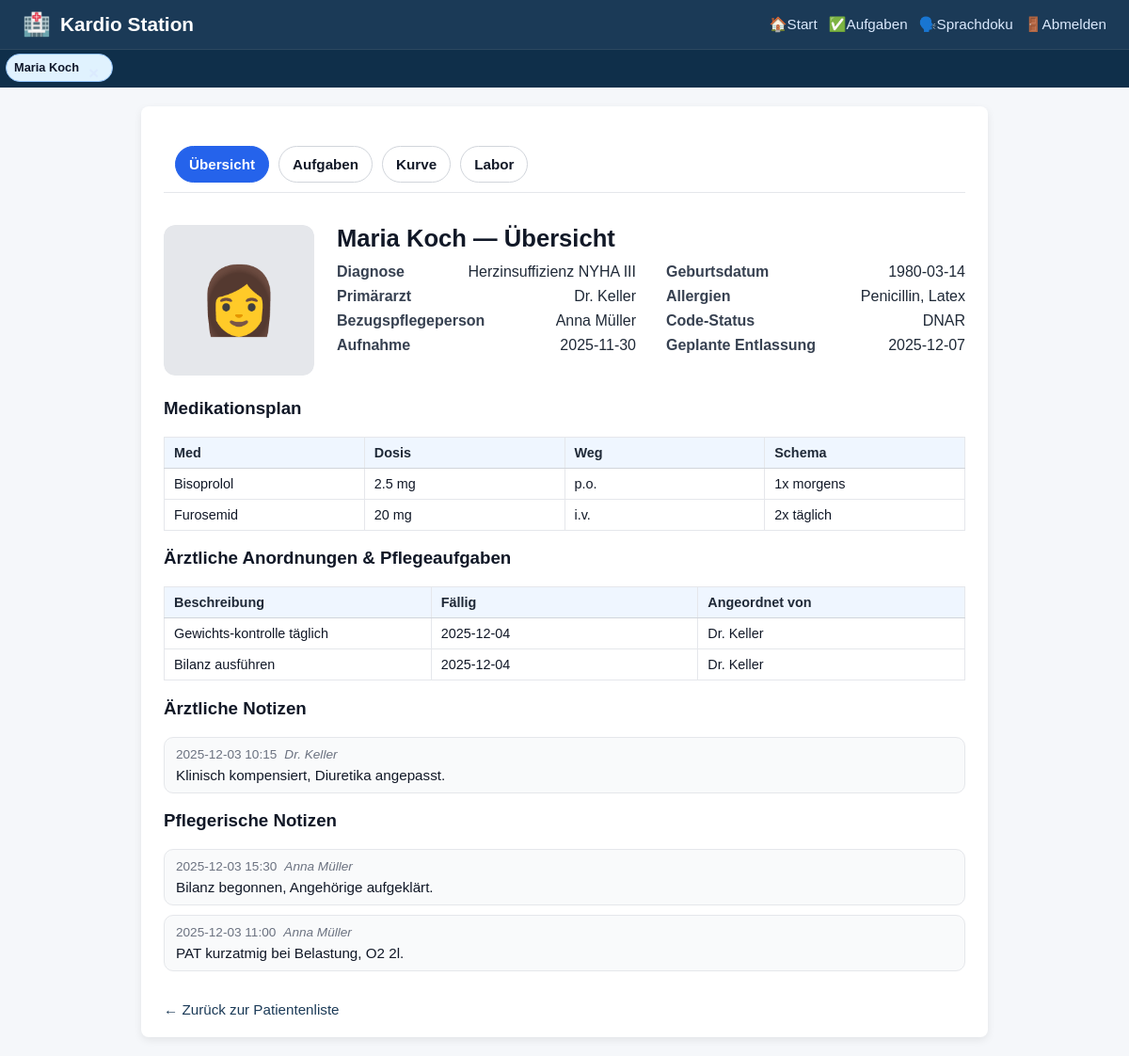
The app's page /patient/1, older data.
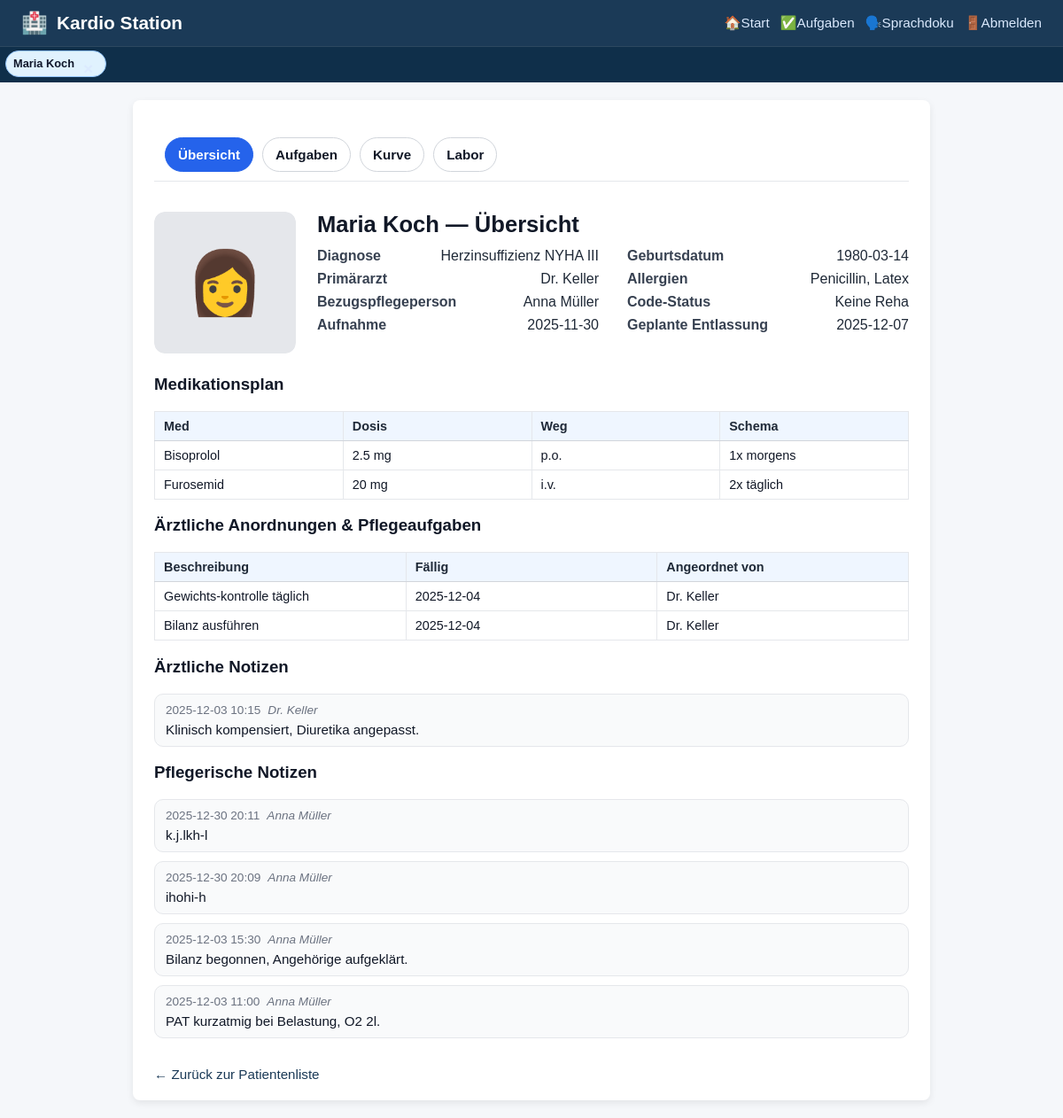
The same page, newer data.
### tables this page shows
CREATE TABLE patients (
    id INTEGER PRIMARY KEY AUTOINCREMENT,
    patient_identifier TEXT NOT NULL,
    name TEXT NOT NULL,
    gender TEXT,
    dob TEXT,
    room TEXT,
    diagnosis TEXT,
    bezugspflege_id INTEGER,
    allergies TEXT,
    code_status TEXT,
    admission_date TEXT,
    expected_discharge TEXT,
    primary_doctor TEXT,
    photo_filename TEXT,
    FOREIGN KEY (bezugspflege_id) REFERENCES nurses(id)
);

CREATE TABLE medications (
    id INTEGER PRIMARY KEY AUTOINCREMENT,
    patient_id INTEGER NOT NULL,
    name TEXT NOT NULL,
    dose TEXT,
    route TEXT,
    schedule TEXT,
    next_due TEXT,
    due_time TEXT,
    completed INTEGER DEFAULT 0,
    given INTEGER DEFAULT 0,
    not_given INTEGER DEFAULT 0,
    last_given_by TEXT,
    last_given_at TEXT,
    FOREIGN KEY (patient_id) REFERENCES patients(id)
);

CREATE TABLE orders (
    id INTEGER PRIMARY KEY AUTOINCREMENT,
    patient_id INTEGER NOT NULL,
    description TEXT NOT NULL,
    due_date TEXT,
    due_time TEXT,
    status TEXT,
    ordered_by TEXT,
    type TEXT,
    completed INTEGER DEFAULT 0,
    FOREIGN KEY (patient_id) REFERENCES patients(id)
);

CREATE TABLE doctor_notes (
    id INTEGER PRIMARY KEY AUTOINCREMENT,
    patient_id INTEGER NOT NULL,
    note TEXT NOT NULL,
    created_at TEXT,
    author TEXT,
    FOREIGN KEY (patient_id) REFERENCES patients(id)
);

CREATE TABLE nurse_notes (
    id INTEGER PRIMARY KEY AUTOINCREMENT,
    patient_id INTEGER NOT NULL,
    note TEXT NOT NULL,
    created_at TEXT,
    author TEXT,
    FOREIGN KEY (patient_id) REFERENCES patients(id)
);

### app.py (the view)
@app.route("/patient/<int:patient_id>", methods=["GET", "POST"])
def patient_detail(patient_id):
    conn = get_connection()
    cur = conn.cursor()
    cur.execute("""
        SELECT
            p.id,
            p.patient_identifier,
            p.name,
            p.gender,
            p.dob,
            p.room,
            p.diagnosis,
            p.bezugspflege_id,
            p.allergies,
            p.code_status,
            p.admission_date,
            p.expected_discharge,
            p.primary_doctor,
            p.photo_filename,
            n.name AS bezugspflege_name
        FROM patients p
        LEFT JOIN nurses n ON p.bezugspflege_id = n.id
        WHERE p.id = ?;
    """, (patient_id,))
    patient = cur.fetchone()
    cur.execute("SELECT id, name FROM nurses ORDER BY name;")
    nurses = cur.fetchall()
    cur.execute("""
        SELECT id, name, dose, route, schedule
        FROM medications
        WHERE patient_id = ?
            AND (given IS NULL OR given = 0)
            AND (not_given IS NULL OR not_given = 0)
        ORDER BY name;
    """, (patient_id,))
    meds = cur.fetchall()
    cur.execute("""
        SELECT description, due_date, status, ordered_by, type
        FROM orders
        WHERE patient_id = ?
        ORDER BY due_date;
    """, (patient_id,))
    orders = cur.fetchall()
    cur.execute("""
        SELECT note, created_at, author
        FROM doctor_notes
        WHERE patient_id = ?
        ORDER BY created_at DESC;
    """, (patient_id,))
    doctor_notes = cur.fetchall()
    cur.execute("""
        SELECT note, created_at, author
        FROM nurse_notes
        WHERE patient_id = ?
        ORDER BY created_at DESC;
    """, (patient_id,))
    nurse_notes = cur.fetchall()
    if patient:
        add_patient_tab(patient["id"], patient["name"], url_for("patient_detail", patient_id=patient["id"]))
        set_active_patient(patient["id"])
    cur.execute("""
        SELECT alert, severity, created_at
        FROM ai_alerts
        WHERE patient_id = ?
        ORDER BY datetime(created_at) DESC;
    """, (patient_id,))
    alerts = cur.fetchall()
    current_nurse = get_current_nurse(conn)
    conn.close()
    conn.close()
    return render_template(
        "patient_detail.html",
        alerts=alerts,
        current_nurse=current_nurse,
        patient=patient,
        nurses=nurses,
        meds=meds,
        orders=orders,
        doctor_notes=doctor_notes,
        nurse_notes=nurse_notes,
        active_tab="overview",
    )

### app.py (called while the page is built, shortened)
def get_connection():
    conn = sqlite3.connect(DB_PATH)
    conn.row_factory = sqlite3.Row
    return conn

def get_current_nurse(conn=None):
    nurse_id = session.get("current_nurse_id")
    if not nurse_id:
        return None

def add_patient_tab(patient_id: int, patient_name: str, url: str):
    tabs = session.get("patient_tabs", [])
    tabs = [t for t in tabs if t.get("patient_id") != patient_id]
    tabs.append({
        "patient_id": patient_id,
        "name": patient_name,
        "url": url,   # where to go back to (last place)
    })
    tabs = tabs[-5:]
    session["patient_tabs"] = tabs

def set_active_patient(patient_id: int):
    session["active_patient_id"] = patient_id

### templates/patient_detail.html (shortened to what the changed rows need)
<!DOCTYPE html>
<html>
<head>
    <link rel="stylesheet" href="{{ url_for('static', filename='styles.css') }}">
</head>
<body>
{% extends "base.html" %}
{% block content %}
{% include "_patient_tabs.html" %}
<div class="patient-header-block">
    <div class="clinical-info-column">
        <h1 class="patient-header-title">
            {{ patient["name"] }} — Übersicht</h1>
        <div class="clinical-summary-grid">
            <div class="clinical-col">
                <div class="field-row">
                    <span class="field-label">Diagnose</span>
                    <span class="field-value">{{ patient["diagnosis"] or "—" }}</span>
                </div>
                <div class="field-row">
                    <span class="field-label">Primärarzt</span>
                    <span class="field-value">{{ patient["primary_doctor"] or "—" }}</span>
                </div>
                <div class="field-row">
                    <span class="field-label">Aufnahme</span>
                    <span class="field-value">{{ patient["admission_date"] or "—" }}</span>
                </div>
            </div>
            <div class="clinical-col">
                <div class="field-row">
                    <span class="field-label">Geburtsdatum</span>
                    <span class="field-value">{{ patient["dob"] or "—" }}</span>
                </div>
                <div class="field-row">
                    <span class="field-label">Allergien</span>
                    <span class="field-value">
                        {% if patient["allergies"] %}
                            {{ patient["allergies"] }}
                        {% else %}
                            —
                        {% endif %}
                    </span>
                </div>
                <div class="field-row">
                    <span class="field-label">Code-Status</span>
                    <span class="field-value">
                        {% if patient["code_status"] %}
                            {{ patient["code_status"] }}
                        {% else %}
                            —
                        {% endif %}
                    </span>
                </div>
                <div class="field-row">
                    <span class="field-label">Geplante Entlassung</span>
                    <span class="field-value">{{ patient["expected_discharge"] or "—" }}</span>
                </div>
            </div>
        </div>
    </div>
</div>
{% if meds %}
    <table class="detail-table">
        <thead>
            <tr>
                <th>Med</th>
                <th>Dosis</th>
                <th>Weg</th>
                <th>Schema</th>
            </tr>
        </thead>
        <tbody>
            {% for m in meds %}
                <tr>
                    <td>{{ m["name"] }}</td>
                    <td>{{ m["dose"] }}</td>
                    <td>{{ m["route"] }}</td>
                    <td>{{ m["schedule"] }}</td>
                </tr>
            {% endfor %}
        </tbody>
    </table>
{% else %}
    <p>Keine Medikation dokumentiert.</p>
{% endif %}
{% if orders %}
    <table class="detail-table">
        <thead>
            <tr>
                <th>Beschreibung</th>
                <th>Fällig</th>
                <th>Angeordnet von</th>
            </tr>
        </thead>
        <tbody>
            {% for o in orders %}
                <tr>
                    <td>{{ o["description"] }}</td>
                    <td>{{ o["due_date"] or "—" }}</td>
                    <td>{{ o["ordered_by"] or "—" }}</td>
                </tr>
            {% endfor %}
        </tbody>
    </table>
{% else %}
    <p>Keine offenen Anordnungen/Pflegeaufgaben dokumentiert.</p>
{% endif %}
{% if doctor_notes %}
    <ul class="note-list">
        {% for n in doctor_notes %}
            <li class="note-item">
                <div class="note-meta">
                    <span class="note-time">{{ n["created_at"].replace("T", " ") }}</span>
                    <span class="note-author">{{ n["author"] }}</span>
                </div>
                <div class="note-text">
                    {{ n["note"] }}
                </div>
            </li>
        {% endfor %}
    </ul>
{% else %}
    <p>Keine ärztlichen Notizen dokumentiert.</p>
{% endif %}
{% if nurse_notes %}
    <ul class="note-list">
        {% for n in nurse_notes %}
            <li class="note-item">
                <div class="note-meta">
                    <span class="note-time">{{ n["created_at"].replace("T", " ") }}</span>
                    <span class="note-author">{{ n["author"] }}</span>
                </div>
                <div class="note-text">
                    {{ n["note"] }}
                </div>
            </li>
        {% endfor %}
    </ul>
{% else %}
    <p>Keine pflegerischen Notizen dokumentiert.</p>
{% endif %}
{% endblock %}

### templates/base.html (shortened to what this page needs)
<!DOCTYPE html>
<html lang="de">
<head>
  <link rel="stylesheet" href="{{ url_for('static', filename='styles.css') }}">
</head>
<body>
<div class="header">
  <div class="header-title">
    <span class="icon">🏥</span>
    <span>Kardio Station</span>
  </div>
  <div class="nav-links">
    <a href="{{ url_for('home') }}">🏠Start</a>
    <a href="{{ url_for('tasks_view') }}">✅Aufgaben</a>
    <a href="{{ url_for('voice_doc') }}">🗣️Sprachdoku</a>
    <a href="{{ url_for('logout') }}">🚪Abmelden</a>
  </div>
</div>
{% set tabs = session.get("patient_tabs", []) %}
{% if tabs %}
  <div class="patient-tabs-bar">
    <div class="patient-tabs-scroll">
      {% for t in tabs %}
        <div class="patient-tab {% if session.get('active_patient_id') == t.patient_id %}active{% endif %}">
          <a class="patient-tab-link" href="{{ t.url }}">{{ t.name }}</a>
          <form method="POST" action="{{ url_for('close_current_patient') }}" class="patient-tab-exit-form">
  <button type="submit"
          class="patient-tab-exit"
          aria-label="Patient schließen">
  </button>
</form>
        </div>
      {% endfor %}
    </div>
  </div>
{% endif %}
<div class="container">
  {% block content %}{% endblock %}
</div>
</body>
</html>

Row changes from the older to the newer data that the page shows:
changed patients "Maria Koch": code_status "DNAR" → "Keine Reha"
added nurse_notes: created_at.replace "2025-12-30 20:11", author "Anna Müller", note "k.j.lkh-l"
added nurse_notes: created_at.replace "2025-12-30 20:09", author "Anna Müller", note "ihohi-h"
